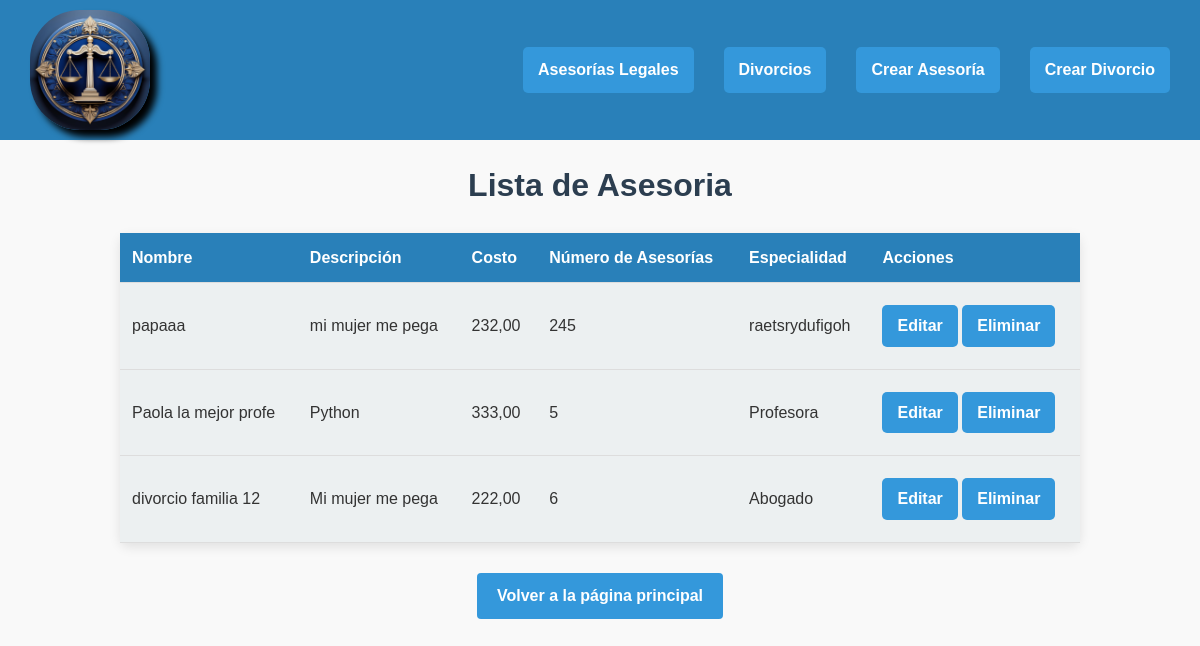
Screenshot of /api/servicios/asesoria/lista_asesoria/ with the database file from the repository.
### products/models.py (models this page shows, shortened)
class ServicioLegal(models.Model):
    nombre_servicio = models.CharField(
        max_length=255,
        unique=True,
        db_column='nombre_servicio'
    )
    descripcion = models.CharField(
        max_length=255,
        db_column='descripcion'
    )
    costo = models.DecimalField(
        max_digits=10,
        decimal_places=2,
        db_column='costo'
    )
    class Meta:
        abstract = False
        verbose_name = "Servicio Legal"
        verbose_name_plural = "Servicios Legales"

class AsesoriaLegal(ServicioLegal):
    num_asesorias = models.IntegerField(
        db_column='num_asesorias'
    )  # Número de asesorías realizadas
    especialidad = models.CharField(
        max_length=255,
        db_column='especialidad'
    )  # Especialidad del servicio
    class Meta:
        verbose_name = "Asesoría Legal"
        verbose_name_plural = "Asesorías Legales"

class ServicioLegal(models.Model):
    nombre_servicio = models.CharField(
        max_length=255,
        unique=True,
        db_column='nombre_servicio'
    )
    descripcion = models.CharField(
        max_length=255,
        db_column='descripcion'
    )
    costo = models.DecimalField(
        max_digits=10,
        decimal_places=2,
        db_column='costo'
    )
    class Meta:
        abstract = False
        verbose_name = "Servicio Legal"
        verbose_name_plural = "Servicios Legales"

### products/views.py (the view)
# urls.py: path('servicios/<str:tipo>/lista_asesoria/', views.lista_asesoria, name='lista_asesoria'),
def lista_asesoria(request, tipo):
    if tipo == 'juridico':
        asesorias = AsesoriaLegal.objects.filter(cargo__icontains='juridico')
    elif tipo == 'financiero':
        asesorias = AsesoriaLegal.objects.filter(cargo__icontains='financiero')
    else:
        asesorias = AsesoriaLegal.objects.all()
    return render(request, 'lista_asesoria.html', {
        'asesorias': asesorias,
        'tipo': tipo
    })

### templates/lista_asesoria.html (shortened to what this page needs)
{% load static %}
<!DOCTYPE html>
<html lang="es">
<head>
</head>
<body>
    <header>
        <img src="{% static 'logo.jpeg' %}" alt="Logo">
        <nav>
            <a href="{% url 'lista_asesoria' tipo='asesoria' %}">Asesorías Legales</a>
            <a href="{% url 'lista_servicios' tipo='divorcio' %}">Divorcios</a>
            <a href="{% url 'crear_servicio' tipo='asesoria' %}">Crear Asesoría</a>
            <a href="{% url 'crear_servicio' tipo='divorcio' %}">Crear Divorcio</a>
        </nav>
    </header>
    <h1>Lista de {{ tipo|capfirst }}</h1>
    <table>
        <thead>
            <tr>
                {% if tipo == 'asesoria' %}
                    <th>Nombre</th>
                    <th>Descripción</th>
                    <th>Costo</th>
                    <th>Número de Asesorías</th>
                    <th>Especialidad</th>
                    <th>Acciones</th>
                {% endif %}
            </tr>
        </thead>
        <tbody>
            {% if tipo == 'asesoria' %}
                {% for servicio in asesorias %}
                    <tr>
                        <td>{{ servicio.nombre_servicio }}</td>
                        <td>{{ servicio.descripcion }}</td>
                        <td>{{ servicio.costo }}</td>
                        <td>{{ servicio.num_asesorias }}</td>
                        <td>{{ servicio.especialidad|default:"No disponible" }}</td>
                        <td class="actions">
                            <a href="{% url 'editar_servicio' tipo=tipo pk=servicio.pk %}">Editar</a>
                            <a href="{% url 'eliminar_servicio' pk=servicio.pk %}">Eliminar</a>
                        </td>
                    </tr>
                {% empty %}
                    <tr>
                        <td colspan="6" style="text-align: center;">No hay asesorías disponibles</td>
                    </tr>
                {% endfor %}
            {% endif %}
        </tbody>
    </table>
    <div class="button-container">
        <a href="{% url 'home' %}">Volver a la página principal</a>
    </div>
</body>
</html>

### templates/lista_asesoria.html (style rules this page uses)
body { font-family: Arial, sans-serif; background-color: #f9f9f9; color: #333; margin: 0; padding: 0; box-sizing: border-box; line-height: 1.6; }
header { background-color: #2980b9; padding: 10px 30px; color: white; display: flex; justify-content: space-between; align-items: center; position: relative; }
header img { height: 120px; width: 120px; border-radius: 50px; box-shadow: black 7px 7px 7px; }
nav { display: flex; gap: 30px; }
nav a { color: white; text-decoration: none; font-weight: bold; padding: 10px 15px; border-radius: 5px; transition: background-color 0.3s ease; }
h1 { font-size: 32px; color: #2c3e50; margin-top: 20px; text-align: center; }
a { text-decoration: none; background-color: #3498db; color: #fff; padding: 10px 20px; border-radius: 4px; font-weight: bold; display: inline-block; margin: 10px 0; text-align: center; transition: background-color 0.3s ease; }
table { width: 80%; margin: 20px auto; border-collapse: collapse; background-color: #fff; border-radius: 8px; box-shadow: 0 4px 12px rgba(0, 0, 0, 0.1); }
th, td { padding: 12px; text-align: left; border-bottom: 1px solid #ddd; }
th { background-color: #2980b9; color: white; }
td { background-color: #ecf0f1; }
.actions a { padding: 8px 15px; border-radius: 5px; background-color: #3498db; color: #fff; text-decoration: none; transition: background-color 0.3s ease; }
.button-container { text-align: center; }

### rows the page displays
AsesoriaLegal: nombre_servicio "papaaa", descripcion "mi mujer me pega", costo "232,00", num_asesorias "245", especialidad "raetsrydufigoh"
AsesoriaLegal: nombre_servicio "Paola la mejor profe", descripcion "Python", costo "333,00", num_asesorias "5", especialidad "Profesora"
AsesoriaLegal: nombre_servicio "divorcio familia 12", descripcion "Mi mujer me pega", costo "222,00", num_asesorias "6", especialidad "Abogado"

### other values shown
{{ tipo|capfirst }} "Asesoria"
